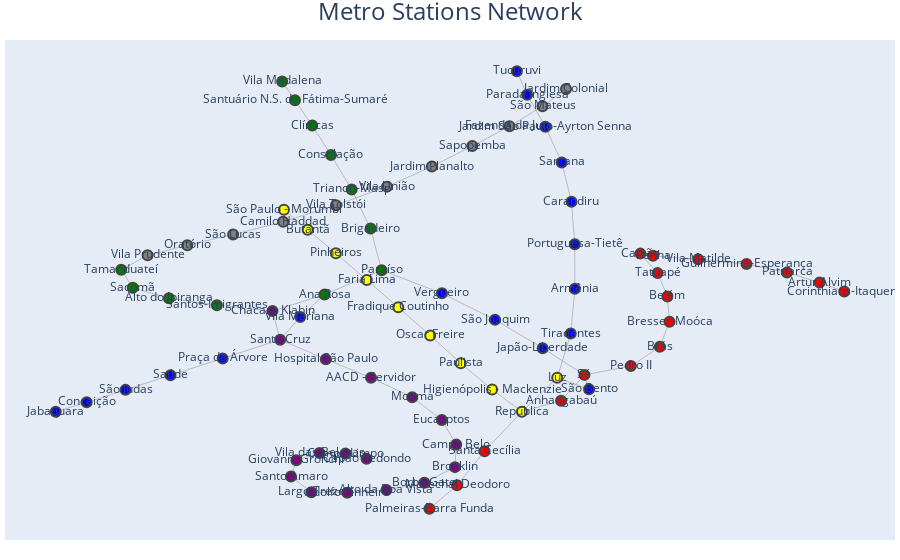

Notebook code cell kept with this figure:
### Code cell
# Convert NetworkX graph to Plotly graph object
pos = nx.spring_layout(G)
edge_trace = go.Scatter(
    x=[],
    y=[],
    line=dict(width=0.5, color='#888'),
    hoverinfo='none',
    mode='lines')

for edge in G.edges():
    x0, y0 = pos[edge[0]]
    x1, y1 = pos[edge[1]]
    edge_trace['x'] += (x0, x1, None)
    edge_trace['y'] += (y0, y1, None)

node_trace = go.Scatter(
    x=[],
    y=[],
    text=[],
    mode='markers+text',
    hoverinfo='text',
    marker=dict(
        showscale=False,
        colorscale='YlGnBu',
        reversescale=True,
        color=[],
        size=10,
        colorbar=dict(
            thickness=15,
            title='Node Connections',
            xanchor='left',
            titleside='right'
        ),
        line_width=2))

for node in G.nodes():
    x, y = pos[node]
    node_trace['x'] += (x,)
    node_trace['y'] += (y,)
    node_trace['text'] += (node,)
    
    # Set node color based on line color
    line = G.nodes[node]['line']
    color = line_colors[line]
    node_trace['marker']['color'] += (color,)

# Create the figure and add traces
fig = go.Figure(data=[edge_trace, node_trace])

# Update layout settings
fig.update_layout(
    title='Metro Stations Network',
    title_x=0.5,
    title_font=dict(size=24),
    showlegend=False,
    hovermode='closest',
    margin=dict(b=20, l=5, r=5, t=40),
    xaxis=dict(showgrid=False, zeroline=False, showticklabels=False),
    yaxis=dict(showgrid=False, zeroline=False, showticklabels=False))

# Show the plotly figure
fig.show()

### Figure 1 — Plotly figure (JSON) as saved in the notebook; plotly's stock layout.template omitted (floating-point values rounded to 4 significant figures; data arrays with more than 128 entries replaced by an {"elided": "..."} marker saying what was removed)
{"data": [{"hoverinfo": "none", "line": {"color": "#888", "width": 0.5}, "mode": "lines", "type": "scatter", "x": {"elided": "258 float values"}, "y": {"elided": "258 float values"}}, {"hoverinfo": "text", "marker": {"color": ["blue", "blue", "blue", "blue", "blue", "purple", "blue", "green", "green", "blue", "blue", "blue", "red", "blue", "yellow", "blue", "blue", "blue", "blue", "blue", "blue", "blue", "blue", "green", "green", "green", "green", "green", "green", "purple", "green", "green", "green", "green", "gray", "red", "red", "red", "yellow", "red", "red", "red", "red", "red", "red", "red", "red", "red", "red", "red", "red", "red", "yellow", "yellow", "yellow", "yellow", "yellow", "yellow", "yellow", "yellow", "purple", "purple", "purple", "purple", "purple", "purple", "purple", "purple", "purple", "purple", "purple", "purple", "purple", "purple", "purple", "gray", "gray", "gray", "gray", "gray", "gray", "gray", "gray", "gray", "gray"], "colorbar": {"thickness": 15, "title": {"side": "right", "text": "Node Connections"}, "xanchor": "left"}, "colorscale": [[0, "rgb(255,255,217)"], [0.125, "rgb(237,248,177)"], [0.25, "rgb(199,233,180)"], [0.375, "rgb(127,205,187)"], [0.5, "rgb(65,182,196)"], [0.625, "rgb(29,145,192)"], [0.75, "rgb(34,94,168)"], [0.875, "rgb(37,52,148)"], [1, "rgb(8,29,88)"]], "line": {"width": 2}, "reversescale": true, "showscale": false, "size": 10}, "mode": "markers+text", "text": ["Jabaquara", "Conceição", "São Judas", "Saúde", "Praça da Árvore", "Santa Cruz", "Vila Mariana", "Ana Rosa", "Paraíso", "Vergueiro", "São Joaquim", "Japão-Liberdade", "Sé", "São Bento", "Luz", "Tiradentes", "Armênia", "Portuguesa-Tietê", "Carandiru", "Santana", "Jardim São Paulo-Ayrton Senna", "Parada Inglesa", "Tucuruvi", "Vila Madalena", "Santuário N.S. de Fátima-Sumaré", "Clínicas", "Consolação", "Trianon-Masp", "Brigadeiro", "Chácara Klabin", "Santos-Imigrantes", "Alto do Ipiranga", "Sacomã", "Tamanduateí", "Vila Prudente", "Palmeiras-Barra Funda", "Marechal Deodoro", "Santa Cecília", "República", "Anhangabaú", "Pedro II", "Brás", "Bresser-Moóca", "Belém", "Tatuapé", "Carrão", "Penha", "Vila Matilde", "Guilhermina-Esperança", "Patriarca", "Artur Alvim", "Corinthians-Itaquera", "Higienópolis - Mackenzie", "Paulista", "Oscar Freire", "Fradique Coutinho", "Faria Lima", "Pinheiros", "Butantã", "São Paulo - Morumbi", "Capão Redondo", "Campo Limpo", "Vila das Belezas", "Giovanni Gronchi", "Santo Amaro", "Largo Treze", "Adolfo Pinheiro", "Alto da Boa Vista", "Borba Gato", "Brooklin", "Campo Belo", "Eucaliptos", "Moema", "AACD - Servidor", "Hospital São Paulo", "Jardim Colonial", "São Mateus", "Fazenda da Juta", "Sapopemba", "Jardim Planalto", "Vila União", "Vila Tolstói", "Camilo Haddad", "São Lucas", "Oratório"], "type": "scatter", "x": [-0.8798, -0.806, -0.7135, -0.6062, -0.4819, -0.3449, -0.2969, -0.2388, -0.1028, 0.04096, 0.1675, 0.281, 0.3806, 0.3915, 0.3157, 0.348, 0.3579, 0.3576, 0.3497, 0.3264, 0.2875, 0.244, 0.2196, -0.34, -0.3094, -0.2683, -0.2236, -0.1743, -0.1293, -0.363, -0.4956, -0.6099, -0.6961, -0.7236, -0.6608, 0.01101, 0.07696, 0.1425, 0.2316, 0.3249, 0.4913, 0.5603, 0.5834, 0.5784, 0.555, 0.514, 0.5441, 0.6518, 0.767, 0.8636, 0.9412, 1, 0.1606, 0.08582, 0.01286, -0.06326, -0.1383, -0.212, -0.2791, -0.3357, -0.1388, -0.189, -0.2509, -0.3062, -0.3189, -0.2705, -0.1849, -0.0913, -0.0009701, 0.07195, 0.07487, 0.04056, -0.03006, -0.1281, -0.2359, 0.3367, 0.2807, 0.2019, 0.1133, 0.01692, -0.09014, -0.2118, -0.3376, -0.457, -0.5662], "y": [-0.4081, -0.3719, -0.3242, -0.268, -0.2036, -0.1316, -0.04443, 0.04156, 0.1347, 0.04617, -0.0554, -0.1642, -0.2667, -0.3221, -0.2776, -0.1082, 0.06378, 0.2342, 0.3974, 0.5486, 0.6855, 0.8077, 0.8983, 0.8592, 0.7869, 0.6898, 0.577, 0.4448, 0.2947, -0.02198, 0.0007886, 0.02741, 0.06738, 0.1369, 0.1922, -0.7804, -0.6906, -0.5596, -0.4079, -0.3657, -0.2329, -0.1587, -0.06301, 0.0344, 0.1237, 0.1985, 0.1899, 0.1769, 0.1584, 0.1263, 0.08753, 0.05313, -0.3231, -0.2221, -0.1153, -0.00736, 0.09712, 0.2, 0.2902, 0.3667, -0.589, -0.5689, -0.5662, -0.5941, -0.6568, -0.7169, -0.7189, -0.7081, -0.6806, -0.6207, -0.534, -0.4398, -0.3524, -0.278, -0.2067, 0.8298, 0.7642, 0.6869, 0.6113, 0.5328, 0.4556, 0.3845, 0.3208, 0.2716, 0.2306]}], "layout": {"hovermode": "closest", "margin": {"b": 20, "l": 5, "r": 5, "t": 40}, "showlegend": false, "title": {"font": {"size": 24}, "text": "Metro Stations Network", "x": 0.5}, "xaxis": {"showgrid": false, "showticklabels": false, "zeroline": false}, "yaxis": {"showgrid": false, "showticklabels": false, "zeroline": false}}}
